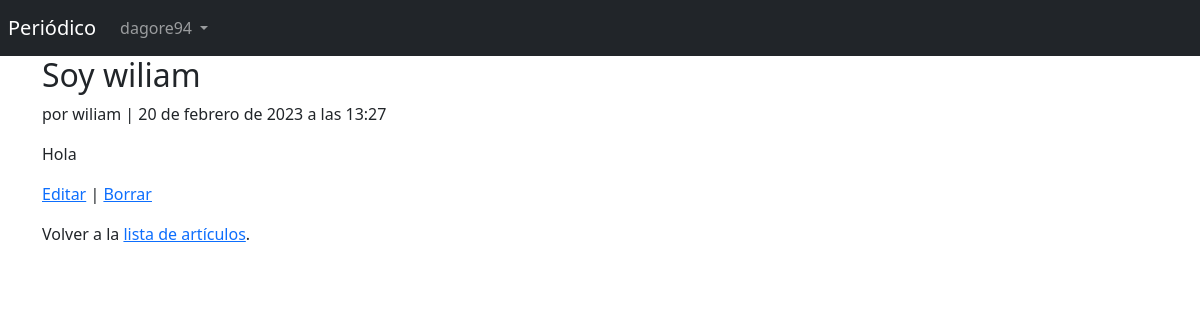
The app's page /articles/3/ (signed in) with its own data.
### accounts/models.py (models this page shows)
class CustomUser(AbstractUser):
    age = models.PositiveIntegerField(null=True, blank=True, verbose_name='Edad')

### articles/models.py (models this page shows, shortened)
class Article(models.Model):
    title = models.CharField(max_length=255, verbose_name='Título')
    body = models.TextField(verbose_name='Cuerpo')
    date = models.DateTimeField(auto_now_add=True, verbose_name='Fecha')
    author = models.ForeignKey(get_user_model(), on_delete=models.CASCADE, verbose_name='Autor')

### articles/views.py (the view)
# urls.py: path('<int:pk>/', ArticleDetailView.as_view(), name='article_detail'),
class ArticleDetailView(LoginRequiredMixin, DetailView):
    model = Article
    template_name = 'article_detail.html'

### templates/article_detail.html
{% extends 'base.html' %}
{% block content %}
  <div class="article-entry">
    <h2>{{ object.title }}</h2>
      <p>por {{ object.author }} | {{ object.date }}</p>
      <p>{{ object.body }}</p>
  </div>
  <p><a href="{% url 'article_edit' article.pk %}">Editar</a> | <a href="{% url 'article_delete' article.pk %}">Borrar</a></p>
  <p>Volver a la <a href="{% url 'article_list' %}">lista de artículos</a>.</p>
{% endblock content %}

### templates/base.html (shortened to what this page needs)
<!DOCTYPE html>
<html lang="es">
<head>
    <link href="https://cdn.jsdelivr.net/npm/bootstrap@5.3.0-alpha1/dist/css/bootstrap.min.css" rel="stylesheet">
</head>
<body>
    <nav class="navbar navbar-expand-lg navbar-dark bg-dark p-2">
      <a class="navbar-brand" href="{% url 'home' %}">Periódico</a>
      <div class="collapse navbar-collapse" id="navbarSupportedContent">
        {% if user.is_authenticated %}
            <div class="collapse navbar-collapse" id="navbarSupportedContent">
                <ul class="navbar-nav me-auto mb-2 mb-lg-0">
                    <li class="nav-item dropdown">
                        <a class="nav-link dropdown-toggle" href="#" role="button" data-bs-toggle="dropdown" aria-expanded="false">
                            {{ user.username }}
                        </a>
                    </li>
                </ul>
            </div>
        {% else %}
          <form class="form-inline ml-auto">
            <a href="{% url 'login' %}" class="btn btn-outline-secondary">Login</a>
            <a href="{% url 'signup' %}" class="btn btn-primary ml-2">Registrar</a>
          </form>
        {% endif %}
      </div>
    </nav>
    <main>
        <div class="container">
            {% block content %}
            {% endblock content %}
        </div>
    </main>
</body>
</html>

### records on screen
CustomUser: username "dagore94"
Article: title "Soy wiliam", author "wiliam", date "20 de febrero de 2023 a las 13:27", body "Hola"
